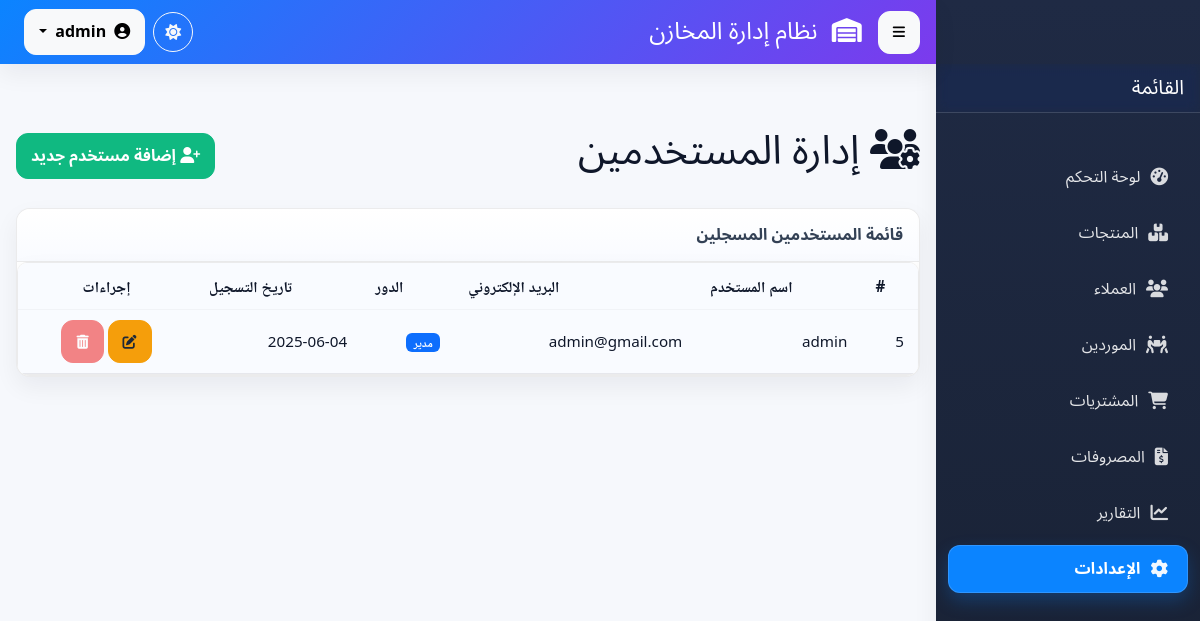
The page /admin/manage_users.php (signed in) on the database its author committed.
### tables this page shows
CREATE TABLE `users` (
  `id` int(11) NOT NULL,
  `username` varchar(50) NOT NULL,
  `email` varchar(100) NOT NULL,
  `password` varchar(255) NOT NULL,
  `role` enum('user','admin') NOT NULL DEFAULT 'user',
  `created_at` timestamp NOT NULL DEFAULT current_timestamp()
);

### admin/manage_users.php (the view, shortened to what this page needs)
<?php
require_once dirname(__DIR__) . '/config.php';
require_once BASE_DIR . 'partials/header.php';
require_once BASE_DIR . 'partials/sidebar.php';
$sql_select = "SELECT id, username, email, role, created_at FROM users ORDER BY id ASC";
$result = $conn->query($sql_select);
?>
<div class="container mt-5 pt-3">
    <div class="d-flex justify-content-between align-items-center mb-4">
        <h1><i class="fas fa-users-cog"></i> إدارة المستخدمين</h1>
        <a href="register.php" class="btn btn-success"><i class="fas fa-user-plus"></i> إضافة مستخدم جديد</a>
    </div>
    <div class="card">
        <div class="card-header">
            قائمة المستخدمين المسجلين
        </div>
            <div class="table-responsive custom-table-wrapper">
                <table class="tale custom-table customized">
                    <thead class="table-dark">
                        <tr>
                            <th>#</th>
                            <th>اسم المستخدم</th>
                            <th>البريد الإلكتروني</th>
                            <th>الدور</th>
                            <th>تاريخ التسجيل</th>
                            <th class="text-center">إجراءات</th>
                        </tr>
                    </thead>
                    <tbody>
                        <?php if ($result && $result->num_rows > 0): ?>
                            <?php while($row = $result->fetch_assoc()): ?>
                                <tr>
                                    <td><?php echo $row["id"]; ?></td>
                                    <td><?php echo htmlspecialchars($row["username"]); ?></td>
                                    <td><?php echo htmlspecialchars($row["email"]); ?></td>
                                    <td>
                                        <?php if($row["role"] == 'admin'): ?>
                                            <span class="badge bg-primary">مدير</span>
                                        <?php else: ?>
                                            <span class="badge bg-secondary">مستخدم</span>
                                        <?php endif; ?>
                                    </td>
                                    <td><?php echo date('Y-m-d', strtotime($row["created_at"])); ?></td>
                                    <td class="text-center">
                                        <form action="<?php echo BASE_URL; ?>admin/edit_user.php" method="post" class="d-inline">
                                            <button type="submit" class="btn btn-warning btn-sm" title="تعديل">
                                                <i class="fas fa-edit"></i>
                                            </button>
                                        </form>
                                        <form action="<?php echo htmlspecialchars($_SERVER["PHP_SELF"]); ?>" method="post" class="d-inline">
                                            <button type="submit" name="delete_user" class="btn btn-danger btn-sm"
                                                    onclick="return confirm('هل أنت متأكد من حذف هذا المستخدم؟ لا يمكن التراجع عن هذا الإجراء.');"
                                                    <?php echo ($row["id"] == $_SESSION['id']) ? 'disabled' : ''; ?>
                                                    title="حذف">
                                                <i class="fas fa-trash-alt"></i>
                                            </button>
                                        </form>
                                    </td>
                                </tr>
                            <?php endwhile; ?>
                        <?php else: ?>
                            <tr>
                                <td colspan="6" class="text-center">لا يوجد مستخدمون لعرضهم.</td>
                            </tr>
                        <?php endif; ?>
                    </tbody>
                </table>
            </div>
        </div>
</div>
<?php require_once BASE_DIR . 'partials/footer.php'; ?>

### assets/css/index.css (style rules this page uses)
:root { --primary: #0b84ff; --primary-600: #0a6be0; --primary-700: #0a58c8; --accent: #7c3aed; --accent-600: #6d28d9; --teal: #10b981; --amber: #f59e0b; --rose: #ef4444; --const:white; --bg: #f6f8fc; --surface: #ffffff; --surface-2: #f9fbff; --text: #0f172a; --text-soft: #334155; --muted: #64748b; --border: rgba(2,6,23,0.08); --radius: 14px; --radius-sm: 10px; --radius-lg: 20px; --shadow-1: 0 10px 24px rgba(15,23,42,0.06); --shadow-2: 0 12px 28px rgba(11,132,255,0.14); --ring: 0 0 0 4px rgba(11,132,255,0.18); --header-h: 64px; --sidebar-w: 264px; --sidebar-w-mini: 84px; --fast: .15s ease; --normal: .25s cubic-bezier(.2,.8,.2,1); --grad-1: linear-gradient(135deg, #0b84ff, #7c3aed); --grad-2: linear-gradient(135deg, #10b981, #0ea5e9); --grad-3: linear-gradient(135deg, #f59e0b, #ef4444); --grad-4: linear-gradient(135deg, #ef4444, #b91c1c); }
* { scrollbar-width: thin; scrollbar-color: var(--border) var(--surface); }
[data-app] { font-family: "Tajawal","Noto Sans Arabic",system-ui,-apple-system,Segoe UI,Roboto,Arial,sans-serif; color: var(--text); background: var(--bg); min-height: 100vh; -webkit-font-smoothing: antialiased; -moz-osx-font-smoothing: grayscale; }
[data-app] a { text-decoration: none; }
[data-app] .container, [data-app] .container-fluid { padding-inline: 16px; }
::placeholder { color: var(--muted); opacity: 0.8; }
[data-app] .card { background: var(--surface); border: 1px solid var(--border); border-radius: var(--radius); box-shadow: var(--shadow-1); overflow: hidden; }
[data-app] .card-header { background: linear-gradient(180deg, var(--surface), var(--surface-2)); border-bottom: 1px solid var(--border); padding: 14px 16px; font-weight: 800; color: var(--text-soft); }
[data-app] .btn { border-radius: 12px; font-weight: 800; padding: 10px 14px; transition: transform var(--fast), box-shadow var(--fast), background var(--fast); }
[data-app] .btn-success { background: var(--teal); border-color: var(--teal); }
[data-app] .btn-warning { background: var(--amber); border-color: var(--amber); color: #1f2937; }
[data-app] .btn-danger { background: var(--rose); border-color: var(--rose); }
.custom-table-wrapper { max-height: 60vh; overflow-y: auto; overflow-x: auto; border: 1px solid var(--border); background: linear-gradient(180deg, var(--surface), var(--surface)); border-radius: var(--radius-sm); box-shadow: var(--shadow-1); padding: 0px 0px; position: relative; }
.custom-table, .table.customized, .table.custom-table { width: 100%; border-collapse: collapse; font-family: system-ui, -apple-system, "Segoe UI", Roboto, "Helvetica Neue", Arial, "Noto Naskh Arabic"; font-size: 0.95rem; color: var(--text); direction: inherit; }
.custom-table thead th, .table.customized thead th { position: sticky; top: 0; z-index: 6; background: linear-gradient(180deg, var(--surface-2), var(--surface-2)); color: var(--text); font-weight: 600; padding: 12px 14px; text-align: left; backdrop-filter: blur(6px); -webkit-backdrop-filter: blur(6px); box-shadow: inset 0 -1px 0 rgba(0,0,0,0.03); }
.custom-table tbody td, .table.customized tbody td { padding: 10px 14px; border-bottom: 1px dashed rgba(0,0,0,0.04); vertical-align: middle; font-size: 0.95rem; }
.custom-table tbody tr:nth-child(odd), .table.customized tbody tr:nth-child(odd) { background: var(--surface-2) !important ; }
.custom-table tbody tr { border-bottom: 2px solid var(--border); }
.custom-table thead th:first-child { border-top-left-radius: var(--radius-table); }
.custom-table thead th:last-child { border-top-right-radius: var(--radius-table); }
.custom-table tbody tr:last-child td:first-child { border-bottom-left-radius: var(--radius-table); }
.custom-table tbody tr:last-child td:last-child { border-bottom-right-radius: var(--radius-table); }

### rows shown on the page
users: id "5", username "admin", email "admin@gmail.com", role "مدير", created_at "2025-06-04"
